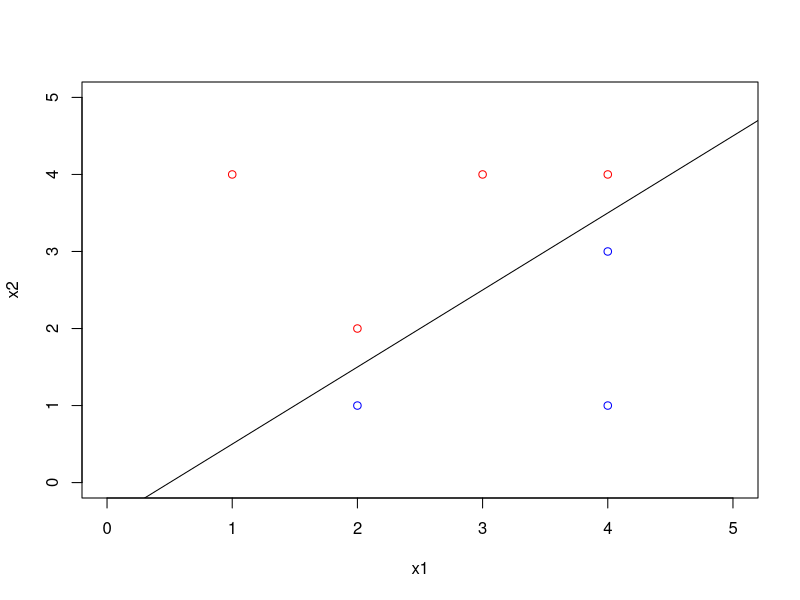
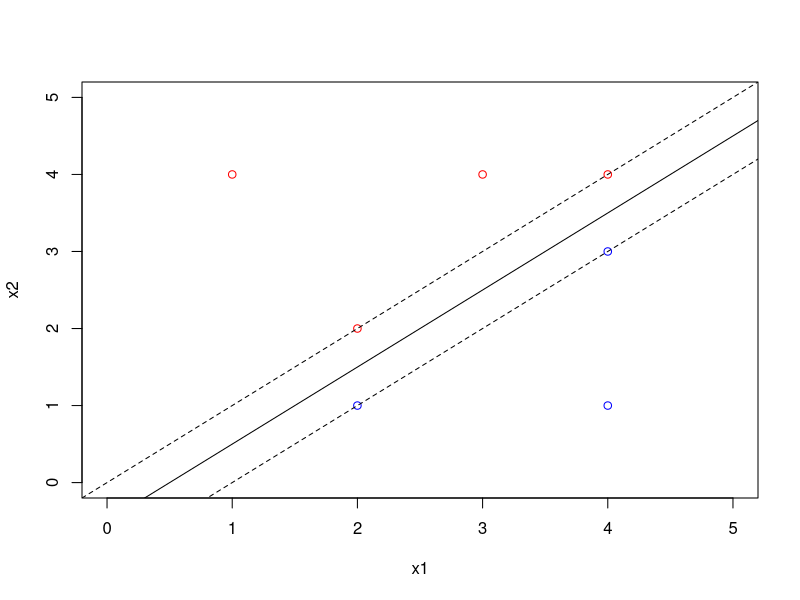
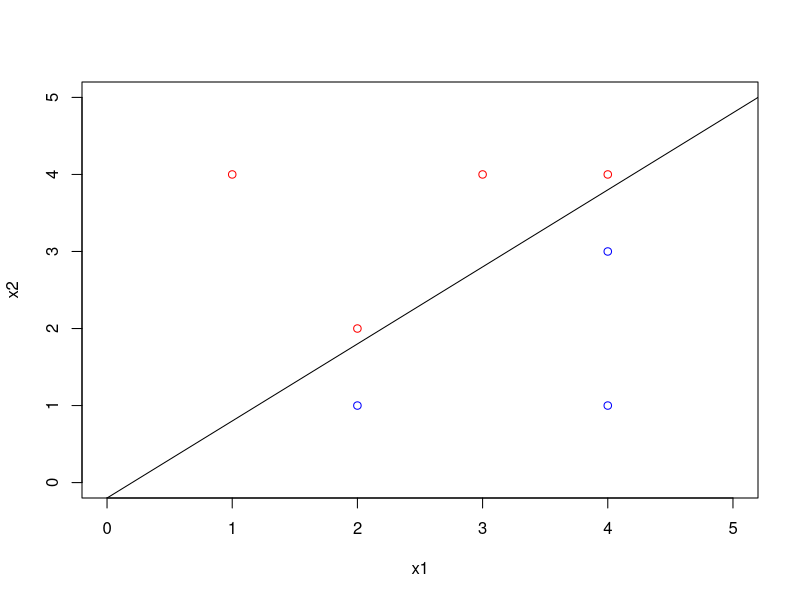
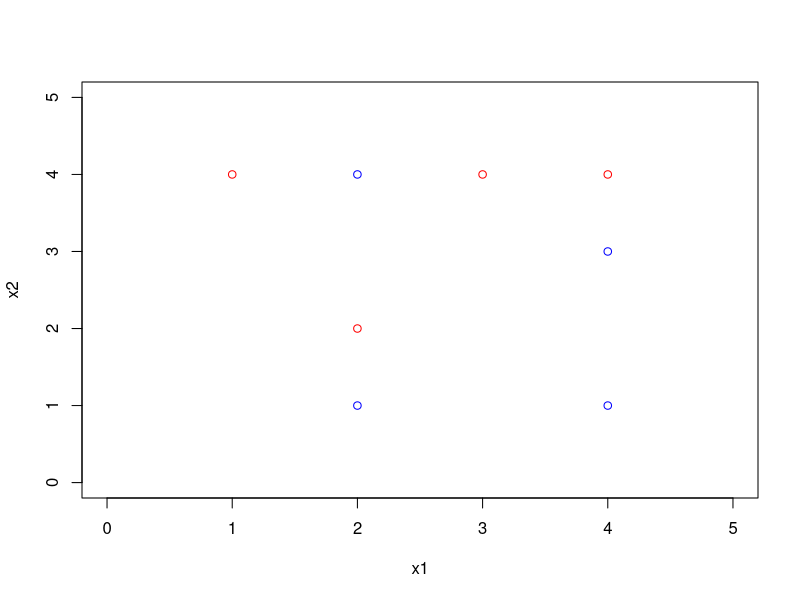

These charts were generated, in order, by the following R code:
#Maximum-margin classifiers
#https://rpubs.com/ppaquay/65566

x1 = c(3, 2, 4, 1, 2, 4, 4)
x2 = c(4, 2, 4, 4, 1, 3, 1)
colors = c("red", "red", "red", "red", "blue", "blue", "blue")
plot(x1, x2, col = colors, xlim = c(0, 5), ylim = c(0, 5))

abline(-0.5, 1)

plot(x1, x2, col = colors, xlim = c(0, 5), ylim = c(0, 5))
abline(-0.5, 1)
abline(-1, 1, lty = 2)
abline(0, 1, lty = 2)

plot(x1, x2, col = colors, xlim = c(0, 5), ylim = c(0, 5))
abline(-0.2, 1)

plot(x1, x2, col = colors, xlim = c(0, 5), ylim = c(0, 5))
points(c(2), c(4), col = c("blue"))
